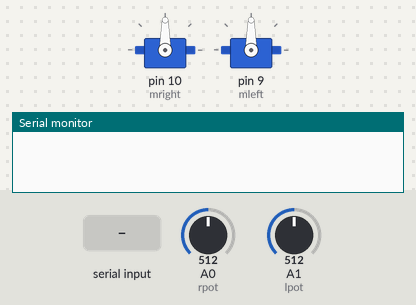
The sketch below on a simulated Arduino Uno, built with avr-gcc and run on an emulated ATmega328P. Parts: 2 × servo, the last lines printed to the serial monitor. The test bench sets the inputs (shaded band); at power-on: A0 (rpot) = 512, A1 (lpot) = 512.

Above: at 1.2 s.
1.3 s: "1" received over the second serial link
At 2.5 s:
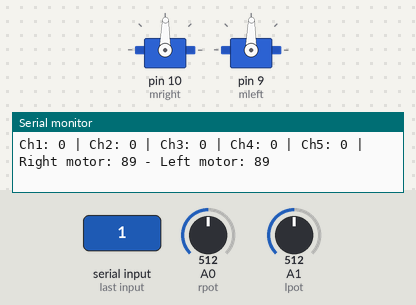
3.2 s: A0 (rpot) set to 716
At 3.6 s:
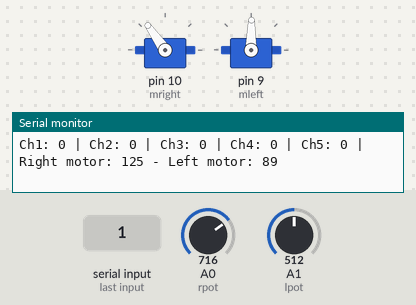
4.7 s: A1 (lpot) set to 716
At 5.9 s:
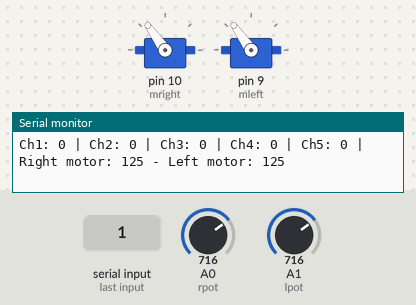
6.2 s: A0 (rpot) set to 581
At 7.2 s:
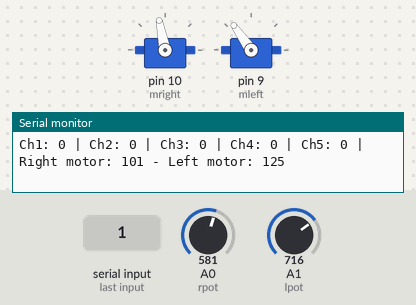
7.7 s: A0 (rpot) set to 564
At 8.3 s:
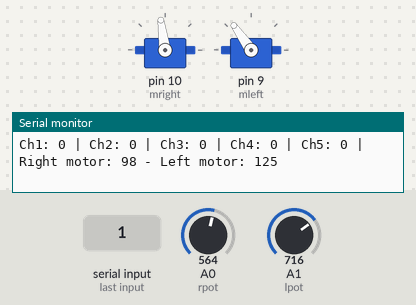
Timing chart, 0 to 10.2 s (numbered marks = the images above; inputs shaded):
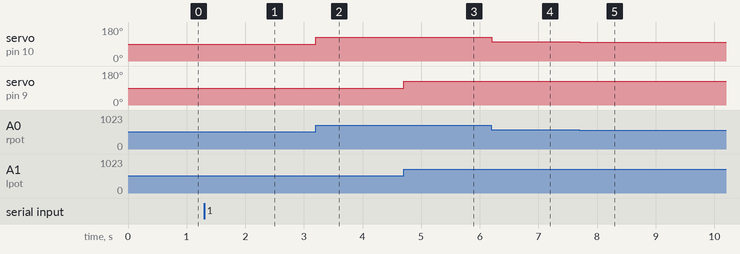

Measured:
- after the input at 1.3 s, servo on pin 10 (mright), servo on pin 9 (mleft): 90° → 89° at once
- after the input at 3.2 s, servo on pin 10 (mright): 89° → 125° at once
- after the input at 4.7 s, servo on pin 9 (mleft): 89° → 125° at once
- after the input at 6.2 s, servo on pin 10 (mright): 125° → 101° at once
- after the input at 7.7 s, servo on pin 10 (mright): 101° → 98° at once

The sketch:

NanoTankCode.ino
```cpp
#include <Servo.h>

Servo mright; //right motor esc
Servo mleft;  //left motor esc

int rpot = A0;  //right pot
int lpot = A1;  //left pot
int rval;
int lval;

#include <IBusBM.h>
#include <SoftwareSerial.h>

IBusBM ibus;
SoftwareSerial nss(4, 5); // SoftwareSerial(rxPin, txPin // serial port for GPS Tx(4). // or connect other serial devices.

// Read the number of a given channel and convert to the range provided.
// If the channel is off, return the default value
int readChannel(byte channelInput, int minLimit, int maxLimit, int defaultValue) {
  uint16_t ch = ibus.readChannel(channelInput);
  if (ch < 100) return defaultValue;
  return map(ch, 1000, 2000, minLimit, maxLimit);
}

bool readSwitch(byte channelInput, bool defaultValue) {
  int intDefaultValue = (defaultValue) ? 100 : 0;
  int ch = readChannel(channelInput, 0, 100, intDefaultValue);
  return (ch > 50);
}


void setup() {
  mright.attach(10);
  mleft.attach(9);
  Serial.begin(115200); // Between Aruino and Computer
  nss.begin(115200);  // Between reciever and Arduino
}

void loop() {
  while (nss.available()) { // When data is avaliable in serial buffer

  // Cycle through first 5 channels and determine values
  // Print values to serial monitor
  // Note IBusBM library labels channels starting with "0"

    for (byte i = 0; i < 5; i++) {
    int value = readChannel(i, -100, 100, 0);
    Serial.print("Ch");
    Serial.print(i + 1);
    Serial.print(": ");
    Serial.print(value);
    Serial.print(" | ");  }

    rval = analogRead(rpot);
    lval = analogRead(lpot);
    rval = map(rval, 0, 1023, 0, 179);
    lval = map(lval, 0, 1023, 0, 179);

    if (rval > 150) {
      mright.write(150); }
    if (rval < 35) {
      mright.write(35); }
    if (lval > 150) {
      mleft.write(150); }
    if (lval < 35) {
      mleft.write(35); }
      else {
        mright.write(rval);
        mleft.write(lval); }

    Serial.print("Right motor: ");
    Serial.print(rval);
    Serial.print(" - Left motor: ");
    Serial.println(lval);


  }
}
```
